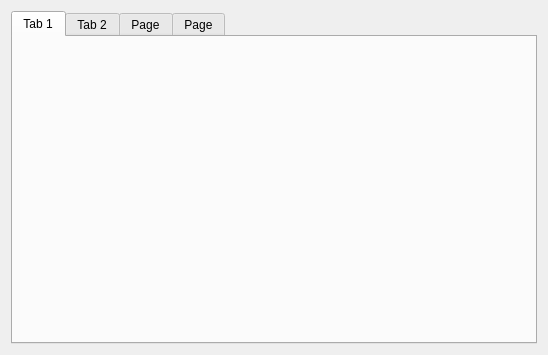
<?xml version="1.0" encoding="UTF-8"?>
<ui version="4.0">
 <class>HelpDialog</class>
 <widget class="QDialog" name="HelpDialog">
  <property name="geometry">
   <rect>
    <x>0</x>
    <y>0</y>
    <width>548</width>
    <height>355</height>
   </rect>
  </property>
  <property name="windowTitle">
   <string>Dialog</string>
  </property>
  <layout class="QVBoxLayout" name="verticalLayout">
   <item>
    <widget class="QTabWidget" name="tabWidget">
     <property name="currentIndex">
      <number>0</number>
     </property>
     <widget class="QWidget" name="tab">
      <attribute name="title">
       <string>Tab 1</string>
      </attribute>
     </widget>
     <widget class="QWidget" name="tab_2">
      <attribute name="title">
       <string>Tab 2</string>
      </attribute>
     </widget>
     <widget class="QWidget" name="tab_3">
      <attribute name="title">
       <string>Page</string>
      </attribute>
     </widget>
     <widget class="QWidget" name="tab_4">
      <attribute name="title">
       <string>Page</string>
      </attribute>
     </widget>
    </widget>
   </item>
  </layout>
 </widget>
 <resources/>
 <connections/>
</ui>
